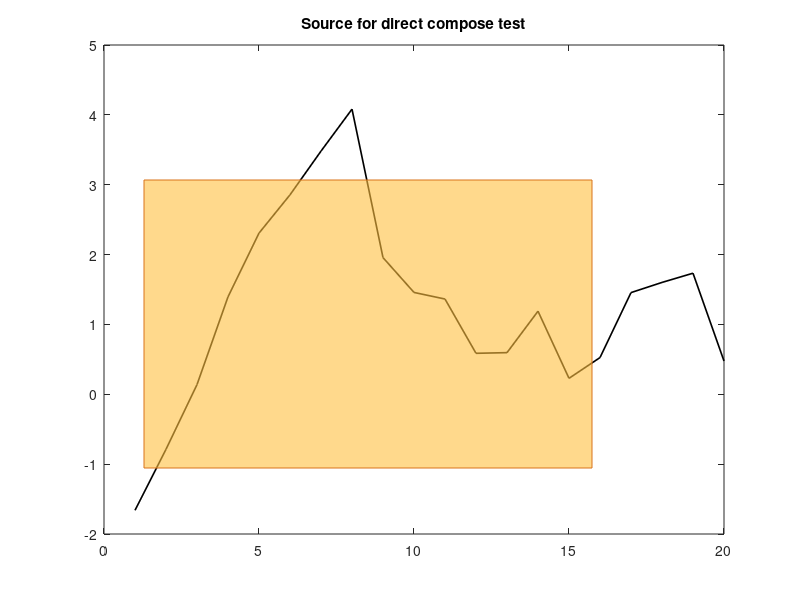

MATLAB code to generate this figure: (Note: this script raises an error after producing the figure.)
% test_compose_annotation_zorder_direct
% Direct (non-UI) Z-order check for figure-level annotations through composeManuscriptFigure.

close all force;
clc;

%% 1) Source figure with overlapping figure-level annotations
srcFig = figure('Name', 'ZOrderDirect_Source', 'Color', 'w', ...
    'Units', 'pixels', 'Position', [100 100 800 550]);
ax = axes(srcFig); %#ok<LAXES>
plot(ax, 1:20, cumsum(randn(1,20)), 'k-', 'LineWidth', 1.2);
title(ax, 'Source for direct compose test');

hRect = annotation(srcFig, 'rectangle', [0.18 0.22 0.56 0.48], ...
    'FaceColor', [1 0.75 0.25], 'FaceAlpha', 0.60, 'Color', [0.85 0.45 0.10]);
hRect.Tag = 'ZRect';

hArrow = annotation(srcFig, 'arrow', [0.26 0.63], [0.30 0.62], ...
    'Color', [0.1 0.2 0.95], 'LineWidth', 2.4);
hArrow.Tag = 'ZArrow';

hText = annotation(srcFig, 'textbox', [0.34 0.45 0.22 0.13], ...
    'String', 'TOP TEXT', 'BackgroundColor', [1 1 1], ...
    'FitBoxToText', 'off', 'LineWidth', 1.4, 'Color', [0.8 0 0]);
hText.Tag = 'ZText';

drawnow;

%% 2) Print source annotation stacking order (findall + matlab.graphics.shape.*)
fprintf('\n=== Source annotation order (findall order) ===\n');
srcOrder = getShapeOrder(srcFig);
printShapeOrder(srcOrder);

%% 3) Direct composeManuscriptFigure call (1x1, deterministic size, no labels)
outFolder = fullfile(tempdir, 'compose_zorder_test');
if ~isfolder(outFolder)
    mkdir(outFolder);
end

spec = struct();
spec.manuscript = struct('type', 'single');
spec.grid = struct('rows', 1, 'cols', 1);
spec.layout = struct('gap', 0.1, 'margin', 0.2);
spec.panels = struct('autoLabels', false);
spec.export = struct('filename', 'compose_zorder_test_output.pdf', 'folder', outFolder);

destFig = composeManuscriptFigure(srcFig, spec);
drawnow;

%% 4) Print destination annotation stacking order (findall + matlab.graphics.shape.*)
fprintf('\n=== Destination annotation order (findall order) ===\n');
dstOrder = getShapeOrder(destFig);
printShapeOrder(dstOrder);

%% 5) Relative-order preservation summary: rectangle -> arrow -> textbox
keyTags = ["ZRect", "ZArrow", "ZText"];
[srcIdx, srcFound] = findTagIndices(srcOrder, keyTags);
[dstIdx, dstFound] = findTagIndices(dstOrder, keyTags);

fprintf('\n=== Relative-order summary ===\n');
if ~(srcFound && dstFound)
    fprintf('Could not locate all tagged annotations in both figures.\n');
    fprintf('sourceFound=%d, destFound=%d\n', srcFound, dstFound);
    fprintf('source idx [Rect Arrow Text]=[%s %s %s]\n', num2str(srcIdx(1)), num2str(srcIdx(2)), num2str(srcIdx(3)));
    fprintf('dest   idx [Rect Arrow Text]=[%s %s %s]\n', num2str(dstIdx(1)), num2str(dstIdx(2)), num2str(dstIdx(3)));
else
    srcRel = [srcIdx(1) < srcIdx(2), srcIdx(2) < srcIdx(3), srcIdx(1) < srcIdx(3)];
    dstRel = [dstIdx(1) < dstIdx(2), dstIdx(2) < dstIdx(3), dstIdx(1) < dstIdx(3)];
    preserved = isequal(srcRel, dstRel);

    fprintf('source idx [Rect Arrow Text]=[%d %d %d]\n', srcIdx(1), srcIdx(2), srcIdx(3));
    fprintf('dest   idx [Rect Arrow Text]=[%d %d %d]\n', dstIdx(1), dstIdx(2), dstIdx(3));
    fprintf('preserved(rect->arrow->text) = %s\n', string(preserved));
end


function order = getShapeOrder(fig)
objs = findall(fig);
order = struct('idx', {}, 'class', {}, 'tag', {});
outIdx = 0;
for i = 1:numel(objs)
    cls = string(class(objs(i)));
    if startsWith(cls, "matlab.graphics.shape.")
        outIdx = outIdx + 1;
        tg = "";
        try, tg = string(objs(i).Tag); catch, end
        order(outIdx).idx = i; %#ok<AGROW>
        order(outIdx).class = char(cls); %#ok<AGROW>
        order(outIdx).tag = char(tg); %#ok<AGROW>
    end
end
end

function printShapeOrder(order)
if isempty(order)
    fprintf('(no matlab.graphics.shape.* objects found)\n');
    return;
end
for i = 1:numel(order)
    fprintf('findallIdx=%d  class=%s  tag=%s\n', order(i).idx, order(i).class, order(i).tag);
end
end

function [idxs, foundAll] = findTagIndices(order, tags)
idxs = nan(1, numel(tags));
for k = 1:numel(tags)
    hit = find(arrayfun(@(s) strcmp(string(s.tag), tags(k)), order), 1, 'first');
    if ~isempty(hit)
        idxs(k) = order(hit).idx;
    end
end
foundAll = all(isfinite(idxs));
end
